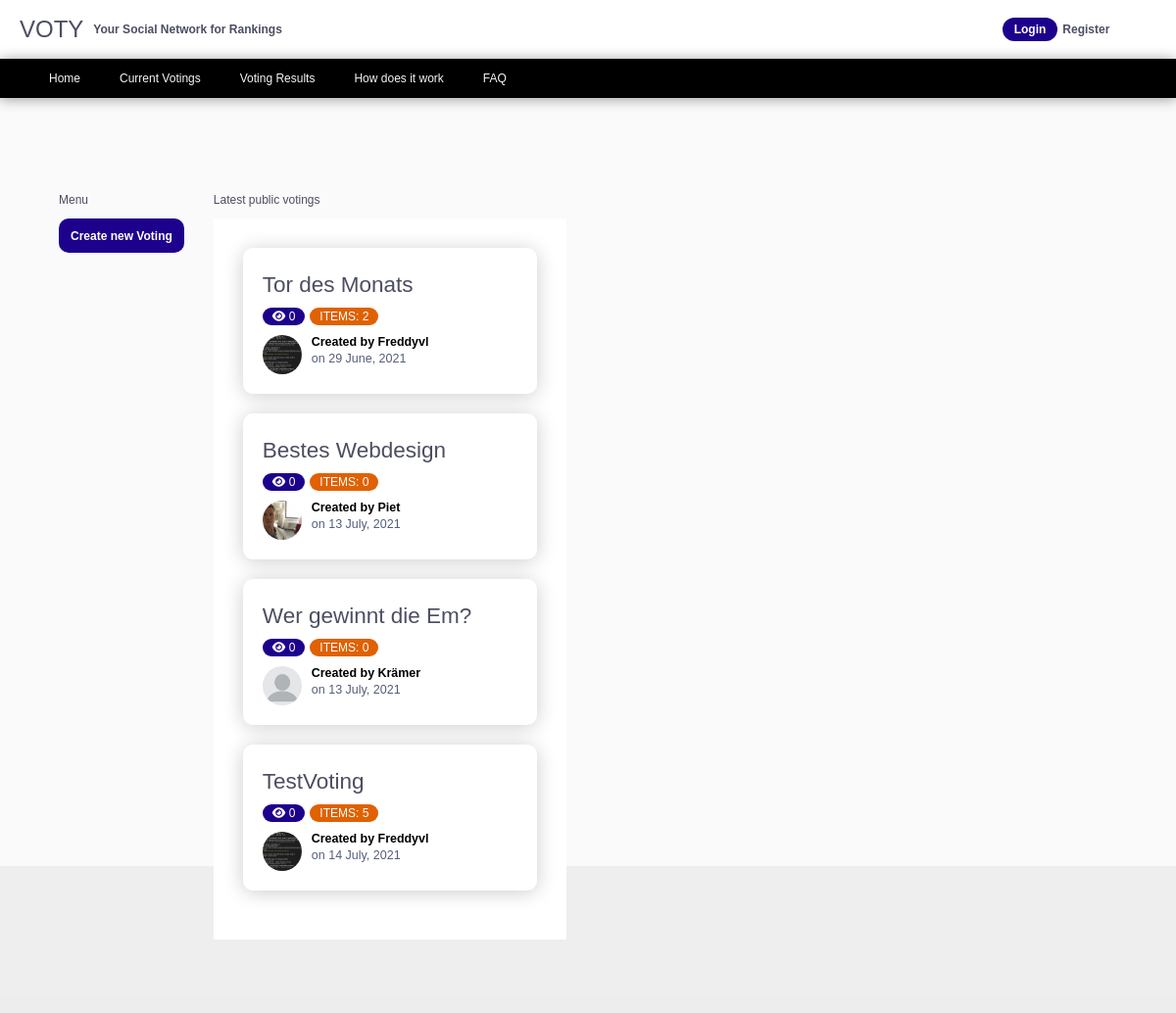
Page /voting/ on the earlier database version.
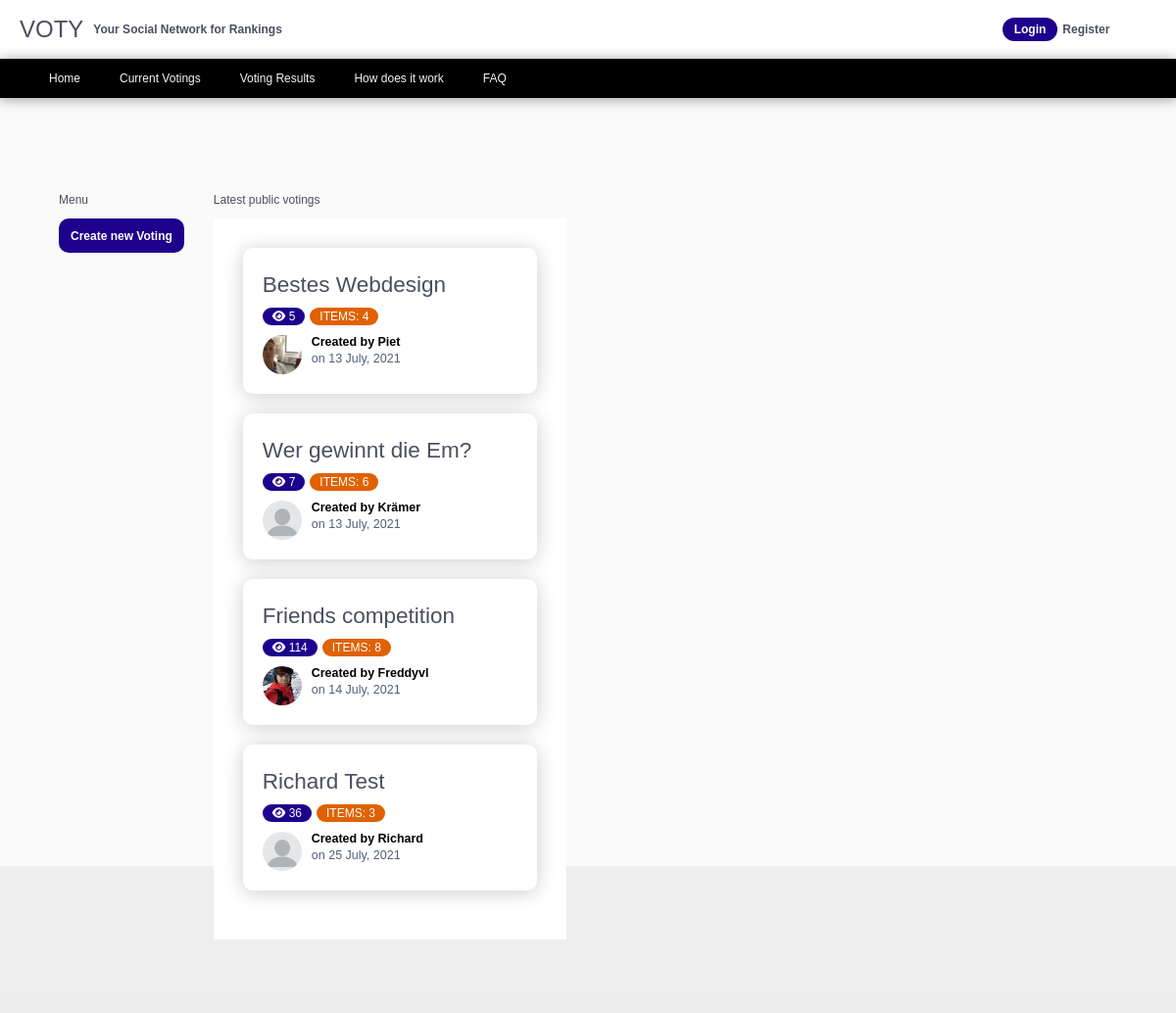
Same page on the later database version.
### voting/models.py (models this page shows, shortened)
class Voting(models.Model):
    title = models.CharField(max_length=100)
    active = models.BooleanField(default=False)
    private = models.BooleanField(default=False)
    date_created = models.DateTimeField(default=timezone.now)
    author = models.ForeignKey(User, on_delete=models.CASCADE)
    number_of_votes = models.PositiveIntegerField(default=0)

### users/models.py (models this page shows, shortened)
class Profile(models.Model):
    user = models.OneToOneField(User, on_delete=models.CASCADE)
    image = models.ImageField(default='default.jpg', upload_to='profile_pics')
    total_number_of_votings = models.SmallIntegerField(default=0)

### voting/views.py (the view)
# urls.py: path('', VotingListView.as_view(), name='list-of-votings'),
class VotingListView(ListView):
    model = Voting
    template_name = 'voting/list-of-votings.html'
    context_object_name = 'voting'
    ordering = ['-date_created']
    def get_queryset(self):
        queryset = Voting.objects.filter(active=True, private=False)
        return queryset
    def get_context_data(self, **kwargs):
        context = super().get_context_data(**kwargs)
        context['votingelements'] = Voting.objects.filter(private=False, active=True).annotate(num__element=Count('related_votings'))
        return context

### voting/templates/voting/list-of-votings.html (shortened to what this page needs)
{% extends 'voting/base.html' %}
{% load static %}
{% block extrahead %}
     <link rel="stylesheet" type="text/css "href="{% static 'voting/public-votings.css' %}">
    <link rel="stylesheet" type="text/css "href="{% static 'voting/userrestricted-voting-detail.css' %}">
{% endblock %}
{% block content %}
<div class="menu2">
</div>
<div class="flex">
    <div>
        <p>Menu</p>
        <a  class="create-btn" href="{% url 'voting-create' %}">Create new Voting</a>
    </div>
    <div class="">
        <p>Latest public votings</p>
        <div class="list-of-votings">
        {% for element in votingelements %}
            <div class="card" onclick="location.href='{% url 'voting-active' element.id %}'" style="cursor:pointer;">
                <div class="card-body">
                    <h2>{{ element.title }}</h2>
                    <div class="tag-elements flex margin-top-bot">
                        <div class="tag tag-blue"><span><i class="fas fa-eye"></i> {{element.number_of_votes}}</span></div>
                        <div class="tag tag-orange"><span>Items: {{element.num__element}}</span></div>
                    </div>
                  <div class="user">
                    <img src="{{ element.author.profile.image.url }}" alt="{{ element.author }}" />
                    <div class="user-info">
                      <h5>Created by {{ element.author }}</h5>
                      <small>on {{ element.date_created|date:"d F, Y" }}</small>
                    </div>
                  </div>
                </div>
            </div>
        {% endfor %}
        </div>
    </div>
</div>
{% endblock content%}

### voting/templates/voting/base.html (shortened to what this page needs)
{% load static %}
<!DOCTYPE html>
<html lang="en">
<head>
    <link rel="stylesheet" type="text/css "href="{% static 'voting/main.css' %}">
    <link rel="stylesheet" type="text/css "href="{% static 'voting/navbar-avatar.css' %}">
    <link rel="stylesheet" type="text/css "href="{% static 'voting/card.css' %}">
    {% block extrahead %}
    {% endblock %}
</head>
<body>
    <div class="navbar flex space-between">
        <div class="logo flex">
            <h1>VOTY</h1>
            <h1 style="font-size: 12px;"> Your Social Network for Rankings</h1>
        </div>
        <div class="user-menu flex align-items-center">
        {% if user.is_authenticated %}
            <div class="dropdown">
                <div class="avatar flex align-items-center">
                    <p>Hello, </p>
                    <p>{{user.username}}</p>
                    <img src="{{ user.profile.image.url }}" alt="{{ element.author }}" />
                </div>
            <div class="dropdown-content">
               <a  href="{% url 'profile' %}">Profile <i class="fas fa-user"></i></a>
               <a  href="{% url 'list-of-votings-userrestricted' %}">My Votings <i class="fas fa-list"></i></a>
               <a  href="{% url 'logout' %}">Logout <i class="fas fa-sign-out-alt"></i></a>
            </div>
        </div>
        {% else %}
            <a  class="btn-blue" href="{% url 'login' %}">Login </a>
            <a  href="{% url 'register' %}"> Register</a>
        {% endif %}
        </div>
    </div>
    <div class="navbar2">
        <a href="">Home</a>
        <a href="{% url 'list-of-votings' %}">Current Votings</a>
        <a href="">Voting Results</a>
        <a href="">How does it work</a>
        <a href="">FAQ</a>
    </div>
    <div class="body-content">
        <div class="content">
            {% block content %}
            {% endblock %}
        </div>
    </div>
    <div class="footer">
    </div>
</body>
</html>

### voting/static/voting/main.css (style rules this page uses)
:root { --red: hsl(0, 78%, 62%); --cyan: hsl(180, 62%, 55%); --orange: hsl(34, 97%, 64%); --blue: hsl(212, 86%, 64%); --varyDarkBlue: hsl(234, 12%, 34%); --grayishBlue: hsl(229, 6%, 66%); --veryLightGray: hsl(0, 0%, 98%); --weight1: 200; --weight2: 400; --weight3: 600; }
h1:first-of-type { font-weight: var(--weight1); color: var(--varyDarkBlue); margin-right: 10px; }
h1:last-of-type { color: var(--varyDarkBlue); }
a, p:first-of-type { font-size: 12px; font-weight: var(--weight3); color: var(--varyDarkBlue); margin-right: 5px; text-decoration: none; }
p:last-of-type { color: var(--varyDarkBlue); font-weight: var(--weight1); }
.logo { margin-left: 20px; font-size: 12px; align-items: center; }
html, body { height: 100%; margin: 0; font-size: 15px; font-family: 'Poppins', sans-serif; background-color: var(--veryLightGray); }
.body-content { min-height: 100%; }
.flex { display: flex; }
.space-between { justify-content: space-between; }
.align-items-center { align-items: center; justify-content: center; }
.create-btn { background-color: #1d018c; color: white; display: flex; align-items: center; justify-content: center; height: 35px; padding: 1em; border-radius: 10px; margin-right: 30px; }
.btn-blue { padding: 1em; height: 10px; border-radius: 50px; background-color: #1d018c; display: flex; align-items: center; color: white; }
.footer { background-color: #dedede73; height: 10em; padding: 2em; margin-top: -5em; margin-bottom: 0px; }
.margin-top-bot { margin: 10px 0px; }
.content { margin: auto; width: 90%; }

### voting/static/voting/navbar-avatar.css (style rules this page uses)
.user-menu { width: 200px; margin-right: 20px; }
.navbar { background-color: white; height: 60px; width: 100%; box-shadow: 0 1px 10px rgba(0, 0, 0, 0.2); }
.navbar2 { background-color: black; height: 40px; box-shadow: 0 1px 14px rgba(0, 0, 0, 0.4); padding: 0px 50px; display: flex; align-items: center; }
.navbar2 a { font-weight: var(--weight1); color: whitesmoke; margin-right: 40px; }
.menu2 { height: 40px; width: 100%; margin: 1em 0em; align-items: center; }

### voting/static/voting/card.css (style rules this page uses)
* { box-sizing: border-box; }
.card { background-color: #fff; border-radius: 10px; box-shadow: 0 2px 20px rgba(0, 0, 0, 0.2); overflow: hidden; width: 300px; }
.card h2 { margin: 5px 0px; color: var(--varyDarkBlue); font-weight: var(--weight2); }
.card-body { padding: 20px; }
.tag-elements { width: 75%; }
.tag { background: #cccccc; border-radius: 50px; font-size: 12px; margin: 0 5px 0px 0px; color: #fff; padding: 2px 10px; text-transform: uppercase; cursor: pointer; }
.tag-blue { background-color: #1d018c; }
.tag-orange { background-color: #e06100; }
.user { display: flex; }
.user img { border-radius: 50%; width: 40px; height: 40px; margin-right: 10px; }
.user-info h5 { margin: 0; }
.user-info small { color: #545d7a; }

### voting/static/voting/public-votings.css (style rules this page uses)
.list-of-votings { background-color: white; padding: 2em; }
.list-of-votings .card { margin-bottom: 20px; }

Differences in the rows shown:
no longer on this page (row edited): Voting: title "Tor des Monats", number_of_votes "0", num__element "2", author.profile.image (picture), author "Freddyvl", date_created "29 June, 2021"
changed Voting "Bestes Webdesign": number_of_votes "0" → "5"; num__element "0" → "4"
changed Voting "Wer gewinnt die Em?": number_of_votes "0" → "7"; num__element "0" → "6"
changed Voting "Freddyvl": title "TestVoting" → "Friends competition"; number_of_votes "0" → "114"; num__element "5" → "8"; author.profile.image: a different picture
added Voting: title "Richard Test", number_of_votes "36", num__element "3", author.profile.image (placeholder picture), author "Richard", date_created "25 July, 2021"
